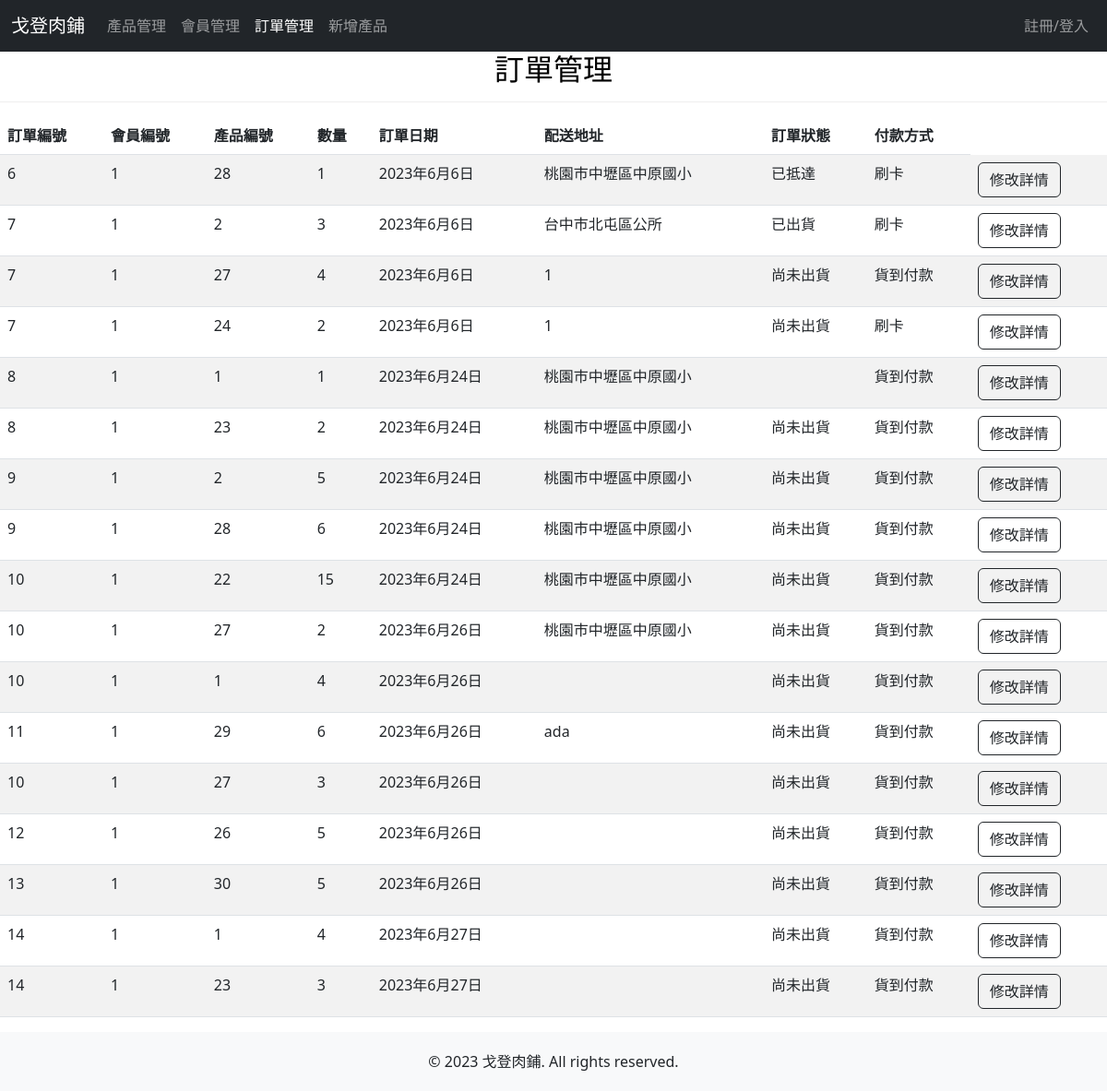
/orders_view/, run on an earlier commit of the app's database.
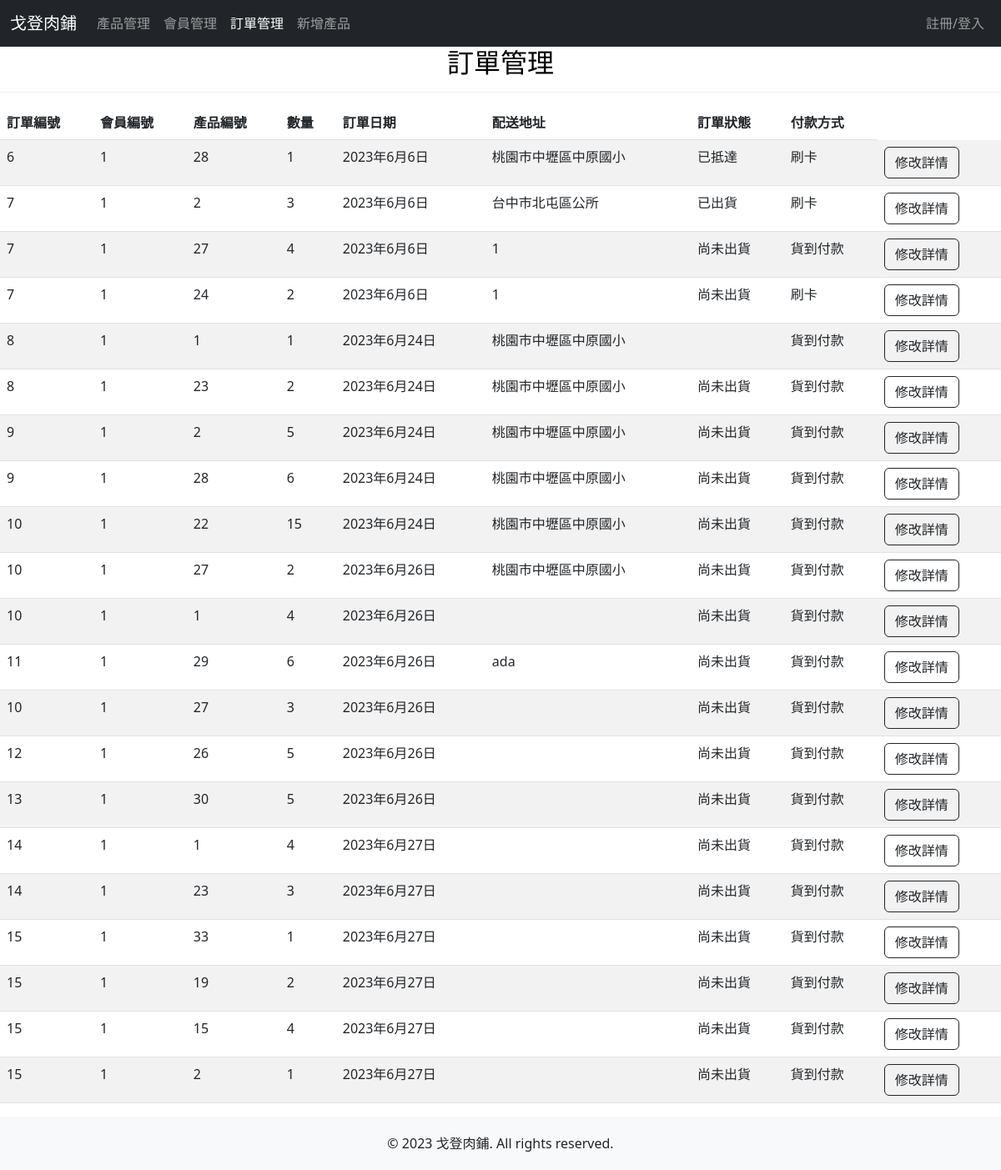
And on a later commit of the database.
### mywebsite/models.py (models this page shows)
class order_detail(models.Model):
    PAYMENT_METHOD_CHOICES = [
        ('COD', '貨到付款'),
        ('CC', '刷卡'),
        ('CVS', '超商'),
    ]
    ORDER_STATUS_CHOICES = [
        ('NOT_SHIPPED', '尚未出貨'),
        ('SHIPPED', '已出貨'),
        ('ARRIVED', '已抵達'),
    ]
    ODID = models.AutoField('訂單明細編號', primary_key=True)
    OID = models.IntegerField('訂單編號')
    MID = models.CharField('會員編號', max_length=1000)
    PID = models.CharField('產品編號', max_length=1000)
    PNUM = models.IntegerField('數量')
    ODate = models.DateField('訂單日期', auto_now_add=True)
    OAddr = models.CharField('配送地址', max_length=100)
    OStatus = models.CharField('訂單狀態',max_length=12, choices=ORDER_STATUS_CHOICES, default='NOT_SHIPPED')
    OPayment = models.CharField('付款方式',max_length=3, choices=PAYMENT_METHOD_CHOICES, default='COD')

### mywebsite/views.py (the view)
# urls.py: path('orders_view/', views.orders_view),
def orders_view(request):
    ord = order_detail.objects.all()
    return render(request, 'orders_page.html', locals())

### templates/orders_page.html (shortened to what this page needs)
<!DOCTYPE html>
<html>
    <head>
        <link href="https://cdn.jsdelivr.net/npm/bootstrap@5.3.0-alpha3/dist/css/bootstrap.min.css" rel="stylesheet">
        {% load static %}
        <link href="{% static 'css/styles.css'%}" rel="stylesheet" />
        <link rel="stylesheet" href="https://use.fontawesome.com/releases/v5.6.3/css/all.css"
>
    </head>
    <body id="page-top">
        <nav class="navbar navbar-default navbar-expand-lg navbar-dark bg-dark fixed-top">
            <div class="container-fluid">
                <a class="navbar-brand" href="/dashboard" style="color: white;">戈登肉鋪</a>
                <div class="collapse navbar-collapse" id="navbarSupportedContent">
                    <ul class="navbar-nav me-auto mb-2 mb-lg-0">
                        <li class="nav-item">
                            <a class="nav-link" aria-current="page" href="../dashboard/#products">產品管理</a>
                        </li>
                        <li class="nav-item dropdown">
                          <a class="nav-link" aria-current="page" href="../dashboard/#member">會員管理</a>
                        </li>
                        <li class="nav-item">
                            <a class="nav-link active" href="../orders_view/">訂單管理</a>
                        </li>
                        <li class="nav-item">
                          <a class="nav-link" href="../addp_view/">新增產品</a>
                      </li>
                    </ul>
                    <ul class="navbar-nav">
                      {% if request.Name %}
                      <li class="nav-item dropdown">
                        <a class="nav-link dropdown-toggle" href="#" id="navbarDropdown" role="button" data-bs-toggle="dropdown" aria-expanded="false">
                            {{ request.Name }} {% if request.is_manager %}(管理员){% endif %}
                            </a>
                            <ul class="dropdown-menu" aria-labelledby="navbarDropdown">
                              <li><a class="dropdown-item" href="{% url 'logout' %}">登出</a></li>
                            </ul>
                        </li>
                        {% else %}
                        <li class="nav-item">
                            <a class="nav-link" href="../login/">註冊/登入</a>
                        </li>
                        {% endif %}
                    </ul>
                </div>
              </div>
        </nav>
        <div id = "order">
            <div class="color-block h2-with-border">
              <h2 class="tit">訂單管理</h2>
            </div>
            <hr>
            <div class="table-responsive">
              <table class="table table-striped table-hover table-custom">
                <thead class="thead-dark">
                <thead>
                  <tr>
                    <th>訂單編號</th>
                    <th>會員編號</th>
                    <th>產品編號</th>
                    <th>數量</th>
                    <th>訂單日期</th>
                    <th>配送地址</th>
                    <th>訂單狀態</th>
                    <th>付款方式</th>
                  </tr>
                </thead>
                <tbody>
                  {% for o in ord %}
                  <tr>
                    <form action="/or_e_view/" method = "POST">{% csrf_token %}
                      <td>{{ o.OID }}</td>
                      <td>{{ o.MID }}</td>
                      <td>{{ o.PID }}</td>
                      <td>{{ o.PNUM }}</td>
                      <td>{{ o.ODate }}</td>
                      <td>{{ o.OAddr }}</td>
                      <td>
                        {% if o.OStatus == 'NOT_SHIPPED' %}尚未出貨{% endif %}
                        {% if o.OStatus == 'SHIPPED' %}已出貨{% endif %}
                        {% if o.OStatus == 'ARRIVED' %}已抵達{% endif %}
                      </td>
                      <td>
                        {% if o.OPayment == 'COD' %}貨到付款{% endif %}
                        {% if o.OPayment == 'CC' %}刷卡{% endif %}
                      </td>
                      <td>
                        <input type="submit" value="修改詳情" class="btn btn-outline-dark">
                      </td>
                    </form>
                  </tr>
                  {% endfor %}
              </table>
            </div>
          </div>
    <footer class="footer">
        <div class="container">
            <span>© 2023 戈登肉鋪. All rights reserved.</span>
        </div>
    </footer>
</body>
</html>

### static/css/styles.css (style rules this page uses)
.footer { background-color: #f8f9fa; padding: 20px 0; text-align: center; }

### templates/orders_page.html (style rules this page uses)
.table-custom tbody tr:nth-child(even) { background-color: #f2f2f2; }
.table-custom tbody tr:nth-child(odd) { background-color: #bebdbd; }
hr { border-color: #bebdbd; }
.table-hover tbody tr { transition: 0.5s; }
.tit { color: black; }
.h2-with-border { text-decoration-color: black; }
h2 { text-align: center; }

What changed in the data, as far as the page shows it:
added order_detail: OID "15", MID "1", PID "33", PNUM "1", ODate "2023年6月27日", OStatus "尚未出貨", OPayment "貨到付款"
added order_detail: OID "15", MID "1", PID "19", PNUM "2", ODate "2023年6月27日", OStatus "尚未出貨", OPayment "貨到付款"
added order_detail: OID "15", MID "1", PID "15", PNUM "4", ODate "2023年6月27日", OStatus "尚未出貨", OPayment "貨到付款"
added order_detail: OID "15", MID "1", PID "2", PNUM "1", ODate "2023年6月27日", OStatus "尚未出貨", OPayment "貨到付款"
